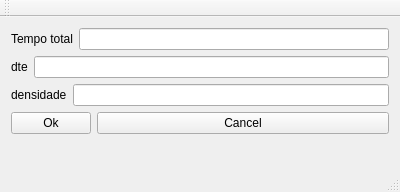
<?xml version="1.0" encoding="UTF-8"?>
<ui version="4.0">
 <class>MainWindow</class>
 <widget class="QMainWindow" name="MainWindow">
  <property name="geometry">
   <rect>
    <x>0</x>
    <y>0</y>
    <width>400</width>
    <height>192</height>
   </rect>
  </property>
  <property name="windowTitle">
   <string>MainWindow</string>
  </property>
  <widget class="QWidget" name="centralWidget">
   <layout class="QVBoxLayout" name="verticalLayout_2">
    <item>
     <layout class="QVBoxLayout" name="verticalLayout">
      <item>
       <layout class="QHBoxLayout" name="horizontalLayout">
        <item>
         <widget class="QLabel" name="labelTempoTotal">
          <property name="text">
           <string>Tempo total</string>
          </property>
         </widget>
        </item>
        <item>
         <widget class="QLineEdit" name="lineEditTempoTotal"/>
        </item>
       </layout>
      </item>
      <item>
       <layout class="QHBoxLayout" name="horizontalLayout_2">
        <item>
         <widget class="QLabel" name="labelDte">
          <property name="text">
           <string>dte</string>
          </property>
         </widget>
        </item>
        <item>
         <widget class="QLineEdit" name="lineEditDte"/>
        </item>
       </layout>
      </item>
      <item>
       <layout class="QHBoxLayout" name="horizontalLayout_3">
        <item>
         <widget class="QLabel" name="labelDensidade">
          <property name="text">
           <string>densidade</string>
          </property>
         </widget>
        </item>
        <item>
         <widget class="QLineEdit" name="lineEditDensidade"/>
        </item>
       </layout>
      </item>
     </layout>
    </item>
    <item>
     <layout class="QFormLayout" name="formLayout">
      <item row="0" column="0">
       <widget class="QPushButton" name="pushButtonOk">
        <property name="text">
         <string>Ok</string>
        </property>
       </widget>
      </item>
      <item row="0" column="1">
       <widget class="QPushButton" name="pushButtonCancel">
        <property name="text">
         <string>Cancel</string>
        </property>
       </widget>
      </item>
     </layout>
    </item>
   </layout>
  </widget>
  <widget class="QMenuBar" name="menuBar">
   <property name="geometry">
    <rect>
     <x>0</x>
     <y>0</y>
     <width>400</width>
     <height>19</height>
    </rect>
   </property>
  </widget>
  <widget class="QToolBar" name="mainToolBar">
   <attribute name="toolBarArea">
    <enum>TopToolBarArea</enum>
   </attribute>
   <attribute name="toolBarBreak">
    <bool>false</bool>
   </attribute>
  </widget>
  <widget class="QStatusBar" name="statusBar"/>
 </widget>
 <layoutdefault spacing="6" margin="11"/>
 <resources/>
 <connections/>
</ui>
